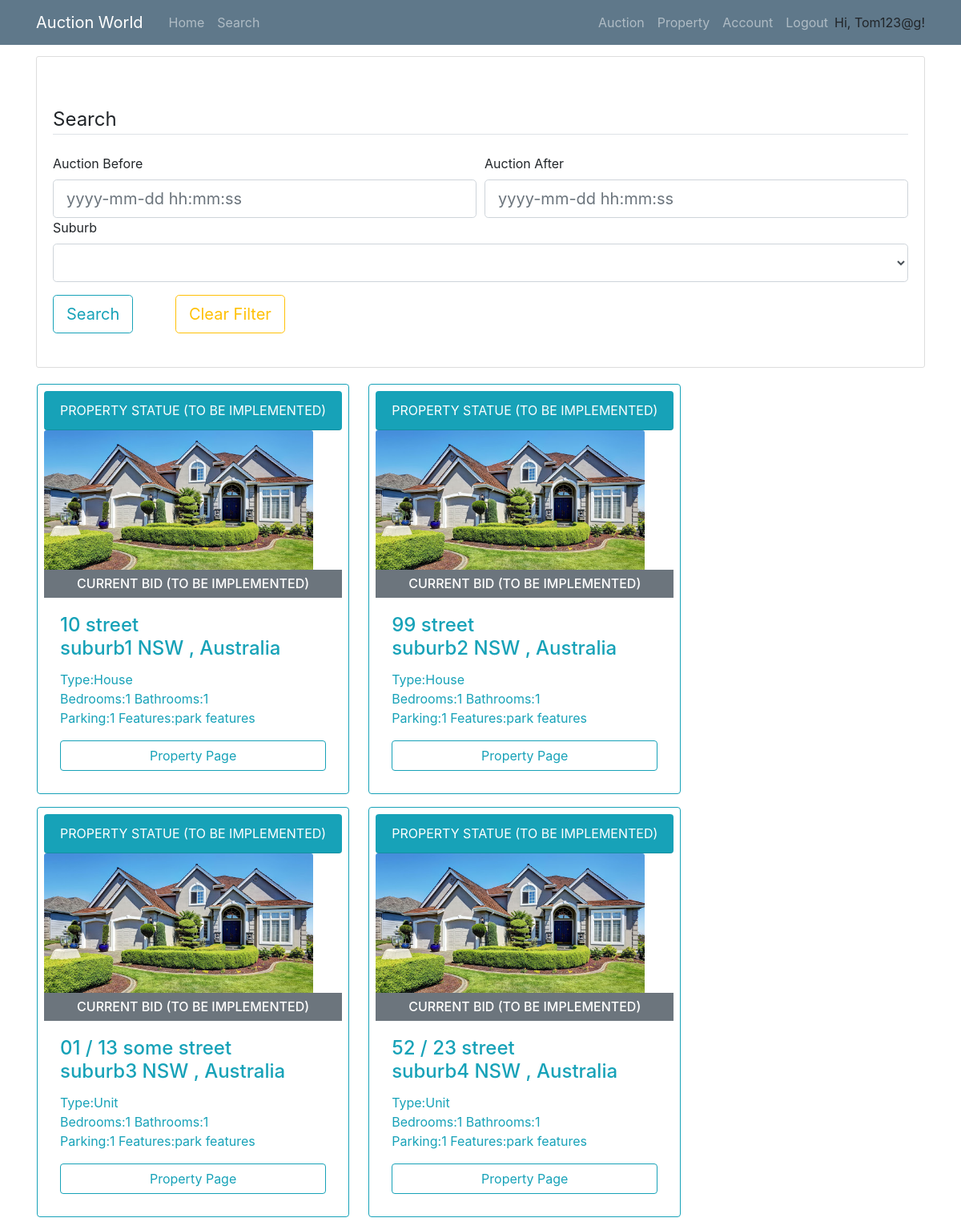
Page /search (signed in) on the committed database.
### models.py (models this page shows, shortened)
class User(UserMixin, db.Model):
    __tablename__ = 'User'
    id = db.Column(db.Integer, primary_key = True)
    login_name = db.Column(db.String(collation='NOCASE') ,unique=True, nullable=False)
    email = db.Column(db.String, unique=True, nullable=False)
    password_hash = db.Column(db.String, nullable=False)
    address = db.Column(db.String(1000), nullable=False)
    date_of_birth = db.Column(db.DateTime, nullable=False)
    phone_number = db.Column(db.String, nullable=False)
    auctionId = db.relationship('AuctionDetails', backref='seller', lazy='dynamic')
    properties = db.relationship('Property', backref='sellerID', lazy='dynamic')
    cards = db.relationship('BankDetails', backref='user', lazy='dynamic')

class AuctionDetails(db.Model):
    __tablename__ = 'AuctionDetails'
    id = db.Column(db.Integer, primary_key=True)
    AuctionStart = db.Column(db.DateTime, nullable=False)
    AuctionEnd = db.Column(db.DateTime, nullable=False)
    ReservePrice = db.Column(db.Float, nullable=False)
    MinBiddingGap = db.Column(db.Float, nullable=False)
    PropertyID = db.Column(db.String, db.ForeignKey('Property.id'), unique=True, nullable=False)
    SellerID = db.Column(db.Integer, db.ForeignKey('User.id'), nullable=False)

class Property(db.Model):
    __tablename__ = 'Property'
    id = db.Column(db.Integer, primary_key = True)
    property_type = db.Column(db.String)
    add_unit = db.Column(db.String(100))
    add_num = db.Column(db.String(100))
    add_name = db.Column(db.String(100))
    add_suburb = db.Column(db.String(100))
    add_state = db.Column(db.String(3))
    add_pc = db.Column(db.String(4))
    num_bedrooms = db.Column(db.Integer)
    num_parking = db.Column(db.Integer)
    num_bathrooms = db.Column(db.Integer)
    parking_features = db.Column(db.String)
    building_size = db.Column(db.Integer)
    land_size = db.Column(db.Integer)
    inspection_date = db.Column(db.DateTime)
    description = db.Column(db.String(2000))
    year_built = db.Column(db.Integer)
    seller = db.Column(db.Integer, db.ForeignKey('User.id'))
    auctionId = db.relationship('AuctionDetails', backref='Property', uselist=False)
    photo_collection = db.relationship('Photos', backref='Property', lazy='dynamic')

### routes.py (the view, shortened to what this page needs)
@app.route('/search', methods=['POST','GET'])
@login_required
def search():
    form=searchForm()
    available_suburbs=db.session.query(Property.add_suburb).distinct(Property.add_suburb)
    form.suburb.choices=[("")]+[(i.add_suburb) for i in available_suburbs]
    full_list=db.session.query(Property.id, Property.property_type, Property.add_unit, Property.add_num,
                                Property.add_name, Property.add_suburb, Property.add_state, Property.add_pc, Property.num_bedrooms,
                                Property.num_parking, Property.num_bathrooms, Property.parking_features, Property.building_size,
                                Property.land_size, Property.inspection_date, Property.description,Property.year_built, Property.seller,
                                AuctionDetails.AuctionStart, AuctionDetails.AuctionEnd).outerjoin(AuctionDetails)
    property_Id=[]
    return render_template('search.html', title='search', form=form, properties=full_list)

### forms.py
class searchForm(FlaskForm):
    auction_before =  DateTimeField('Auction Before', format='%Y-%m-%d %H:%M:%S',validators=[Optional()])
    auction_after = DateTimeField('Auction After', format='%Y-%m-%d %H:%M:%S',validators=[Optional()])
    suburb = SelectField('Suburb', validators=[Optional()])
    submit = SubmitField('Search')
    clear = SubmitField('Clear Filter')

### models.py (called while the page is built)
@login_manager.user_loader
def load_user(id):
    return User.query.get(id)

### templates/search.html (shortened to what this page needs)
{% extends "base.html" %}
{% block content %}
		<div class="content-section">
			<form action="" method= "POST" style="margin-top: 50px;" novalidate>
				<fieldset class="form-group">
					<legend class="border-bottom mb-4">Search</legend>
					<div class="form-row">
						<div class="col">
							{{ form.auction_before.label }}<br>
							{% if form.auction_before.errors %}
								{{ form.auction_before(class="form-control form-control-lg is-invalid") }}
								<div class="invalid-feedback">
									{% for error in form.auction_before.errors %}
										<span>{{ error }}</span>
									{% endfor %}
								</div>
							{% else %}
								{{ form.auction_before(class="form-control form-control-lg", placeholder="yyyy-mm-dd hh:mm:ss") }}
							{% endif %}
						</div>
						<div class="col">
							{{ form.auction_after.label }}<br>
							{% if form.auction_after.errors %}
								{{ form.auction_after(class="form-control form-control-lg is-invalid") }}
								<div class="invalid-feedback">
									{% for error in form.auction_after.errors %}
										<span>{{ error }}</span>
									{% endfor %}
								</div>
							{% else %}
								{{ form.auction_after(class="form-control form-control-lg", placeholder="yyyy-mm-dd hh:mm:ss") }}
							{% endif %}
						</div>
					</div>
					<div class="form-group">
						{{ form.suburb.label }}<br>
						{% if form.suburb.errors %}
							{{ form.suburb(class="form-control form-control-lg is-invalid") }}
							<div class="invalid-feedback">
								{% for error in form.suburb.errors %}
									<span>{{ error }}</span>
								{% endfor %}
							</div>
						{% else %}
							{{ form.suburb(class="form-control form-control-lg") }}
						{% endif %}
					</div>
					<div class="form-group">{{ form.submit(class="btn btn-outline-info btn-lg mr-5") }} {{ form.clear (class="btn btn-outline-warning btn-lg") }}</div>
				</fieldset>
			</form>
		</div>
	<div class="row col-xl-15">
		{% if not properties %}
				<div style="width:100%; text-align: center;">
				<h2 class="text-info">No results found.</h2>
				</div>
			</div>
		{% else %}
			{% for item in properties %}
				<div class="card border-info p-2 col-md-3.8 ml-3 mr-2 mb-3">
					<div class="card-header rounded text-center bg-info text-white"> PROPERTY STATUE (TO BE IMPLEMENTED)</div>
					<img class="card-img-top" src="static/propertyImage/unnamed.jpg" alt="Card image cap" style="width:335.81px; height: 180px;" >
					<h6 class="card-subtitle pt-2 pb-2 text-center bg-secondary text-white" >CURRENT BID (TO BE IMPLEMENTED)</h6>
					<div class="card-body text-info">
						<h4 class="card-title">
							{% if item.add_unit %}
								{{item.add_unit}} /
							{% endif %}
							{{item.add_num}} {{item.add_name}}<br>{{item.add_suburb}} {{item.add_state}} {{item.pc}}, Australia
						</h4>
						<p class="card-text">Type:{{item.property_type}} <br>Bedrooms:{{item.num_bedrooms}} Bathrooms:{{item.num_bedrooms}} <br>Parking:{{item.num_parking}} Features:{{item.parking_features}} </p>
						<a href={{ url_for("viewProperty", property_id=item.id) }} class="btn btn-outline-info" style="width: 100%;">Property Page</a>
					</div>
				</div>
			{% endfor %}
		{% endif %}
	</div>
{% endblock %}

### templates/base.html (shortened to what this page needs)
<!DOCTYPE html>
<html lang="en">
<head>
    <link rel="stylesheet" type="text/css" href="../static/css/main.css">
    <link rel="stylesheet" href="https://maxcdn.bootstrapcdn.com/bootstrap/4.0.0/css/bootstrap.min.css">
</head>
<body>
    <header class="site-header">
        <nav class="navbar navbar-expand-md navbar-dark bg-steel fixed-top">
          <div class="container">
            <a class="navbar-brand mr-4" href="/" >Auction World</a>
            <div class="collapse navbar-collapse" id="navbarToggle">
              <div class="navbar-nav mr-auto">
                <a class="nav-item nav-link" href="{{ url_for('home') }}">Home</a>
                <a class="nav-item nav-link" href="/search">Search</a>
              </div>
              <div class="navbar-nav">
                {% if current_user.is_authenticated %}
                  <a class="nav-item nav-link" href="/auction">Auction</a>
                  <a class="nav-item nav-link" href="/property">Property</a>
                  <a class="nav-item nav-link" href={{ url_for("account", login_name=current_user.login_name) }}>Account</a>
                  <a class="nav-item nav-link" href="/logout">Logout</a>
                  <p style="margin-top: 8px; margin-bottom: 0px;">Hi, {{ current_user.login_name }}!</p>
                {% endif %}
              </div>
            </div>
          </div>
        </nav>
      </header>
      <main role="main" class="container" style="margin-top: 70px;">
        <div class="row">
          <div class="col-md-12">
            {% block content %}{% endblock %}
          </div>
        </div>
      </main>
</body>
</html>

### static/css/main.css (style rules this page uses)
body { background: #fafafa; color: #333333; margin-top: 5rem; }
h1, h2, h3, h4, h5, h6 { color: #444444; }
.bg-steel { background-color: #5f788a; }
.site-header .navbar-nav .nav-link { color: #cbd5db; }
.content-section { background: #ffffff; padding: 10px 20px; border: 1px solid #dddddd; border-radius: 3px; margin-bottom: 20px; }

### rows in the picture
User: login_name "Tom123@g"
AuctionDetails: add_num "10", add_name "street", add_suburb "suburb1", add_state "NSW", property_type "House", num_bedrooms "1", num_parking "1", parking_features "park features"
Property: add_num "99", add_name "street", add_suburb "suburb2", add_state "NSW", property_type "House", num_bedrooms "1", num_parking "1", parking_features "park features"
Property: add_unit "01", add_num "13", add_name "some street", add_suburb "suburb3", add_state "NSW", property_type "Unit", num_bedrooms "1", num_parking "1", parking_features "park features"
Property: add_unit "52", add_num "23", add_name "street", add_suburb "suburb4", add_state "NSW", property_type "Unit", num_bedrooms "1", num_parking "1", parking_features "park features"
